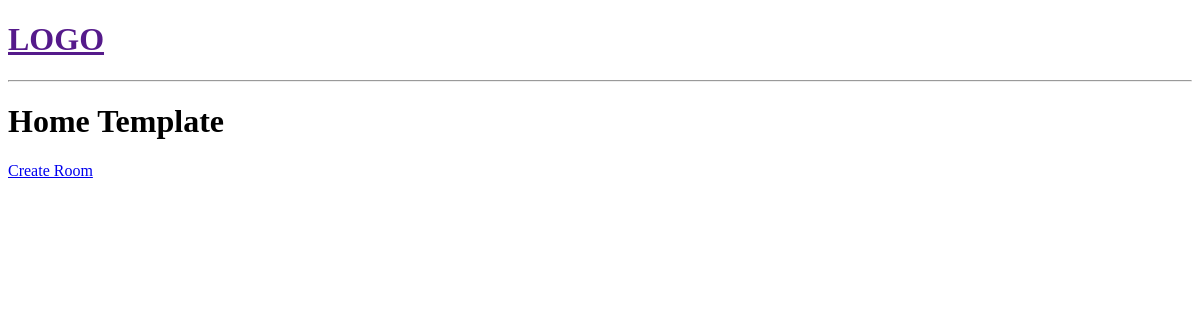
The app's page /, older data.
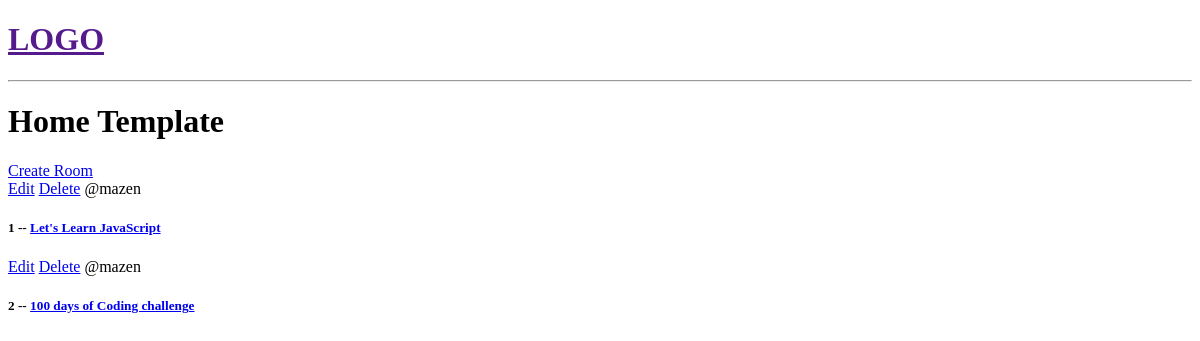
The same page, newer data.
### base/models.py (models this page shows, shortened)
class Room(models.Model):
    host = models.ForeignKey(User, on_delete=models.SET_NULL, null=True)
    tpoic = models.ForeignKey(Topic, on_delete=models.SET_NULL, null=True)
    name = models.CharField(max_length=200)
    description = models.TextField(null=True, blank=True)
    updated = models.DateTimeField(auto_now=True)
    created = models.DateTimeField(auto_now_add=True)

### base/views.py (the view)
# urls.py: path('', views.home, name='home'),
def home(request):
    rooms = Room.objects.all()
    context = {'rooms':rooms}
    return render(request, 'base/home.html', context)

### base/templates/base/home.html (shortened to what this page needs)
{% extends 'main.html' %}
{% block content %}
<h1>Home Template</h1>
<div>
    <a href="{% url 'create-room' %}">Create Room</a>
    <div>
        {% for room in rooms %}
        <div>
            <a href="{% url 'update-room' room.id %}">Edit</a>
            <a href="{% url 'delete-room' room.id %}">Delete</a>
            <span>@{{room.host.username}}</span>
            <h5>{{room.id}} -- <a href="{% url 'room' room.id %}">{{room.name}}</h5>
        </div>
        {% endfor %}
    </div>
</div>
{% endblock content %}

### templates/main.html (shortened to what this page needs)
<!DOCTYPE html>
<html>
<head>
</head>
<body>
    {% include 'navbar.html' %}
    {% block content %}
    {% endblock %}
</body>
</html>

### templates/navbar.html (shortened to what this page needs)
<a href=""/>
    <h1>LOGO</h1>
<hr>

Row changes from the older to the newer data that the page shows:
added Room: host.username "mazen", id "1", name "Let's Learn JavaScript"
added Room: host.username "mazen", id "2", name "100 days of Coding challenge"
